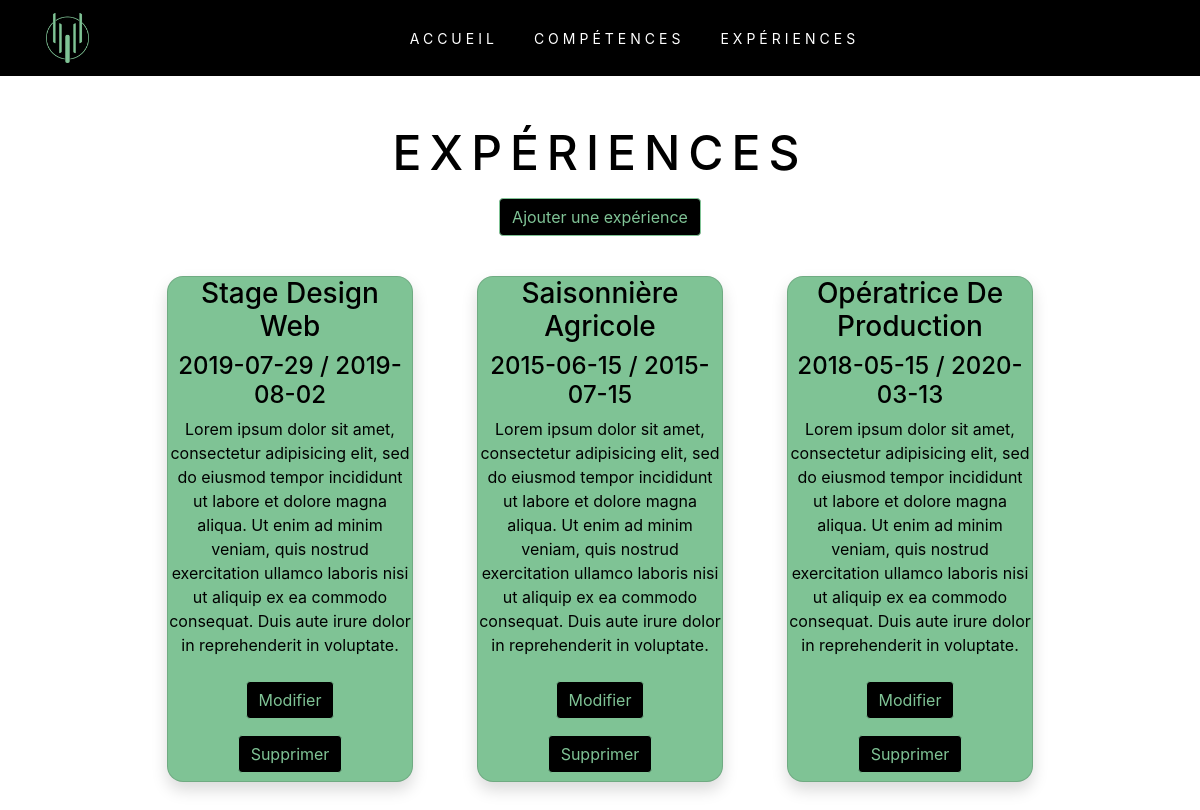
The page /experience.php on the database its author committed.
### tables this page shows
CREATE TABLE `experience` (
  `id` int(11) NOT NULL AUTO_INCREMENT,
  `titre` varchar(250) NOT NULL,
  `description` text NOT NULL,
  `date_debut` date DEFAULT NULL,
  `date_fin` date DEFAULT NULL,
  PRIMARY KEY (`id`),
  UNIQUE KEY `experience_id_uindex` (`id`)
);

### experience.php (the view, shortened to what this page needs)
<html>
<?php
include 'head.php';
include 'nav.php';
require_once 'pdo_connexion.php';
$reponse = $pdo->query('SELECT * FROM experience');
?>
<body>
<div>
    <h1 class="title">Expériences</h1>
</div>
<div class="add">
    <a class="btn" title="Ajouter une expérience" href="add-experience.php">Ajouter une expérience</a>
</div>
<div  class="liste row row-cols-1 row-cols-sm-2 row-cols-md-3 row-cols-lg-4 row-cols-xl-5">
    <?php
    while ($data = $reponse->fetch()) {
        ?>
    <div class="card shadow">
        <div class="content">
            <h3><?php echo($data['titre']); ?></h3>
            <h4><?php echo($data['date_debut']); ?> / <?php echo($data['date_fin']); ?></h4>
            <p><?php echo($data['description']); ?></p>
            <a class="btn" title="Modifier" href="edit-experience.php?id=<?php echo($data['id']); ?>">
                Modifier
            </a><br>
            <a class="btn" title="Supprimer" href="delete-experience.php?id=<?php echo($data['id']); ?>">
                Supprimer
            </a><br>
    </div>
</div>
    <?php
    }
    ?>
</body>
</html>

### style.css (style rules this page uses)
body, html { height: 100%; margin: 0; padding: 0; }
h3 { text-transform: capitalize; }
h1 { letter-spacing: .5rem; text-transform: uppercase; font-size: 3rem; color: black; text-align: center; padding-top: 3rem; }
h2, h3, h4, h5 { color: black; }
p { line-height: 150%; }
.card { background-color: #7fc395; color: black; border-radius: 1rem; text-align: center; display: flex; justify-content: center; margin: 2rem; width: 25rem; }
.add { text-align: center; }
.btn { background-color: black; border: #7fc395 1px solid; margin: .5rem; color: #7fc395; }
.row { justify-content: center; }

### rows shown on the page
experience: titre "Stage Design Web", date_debut "2019-07-29", date_fin "2019-08-02", description "Lorem ipsum dolor sit amet, consectetur adipisicing elit, sed do eiusmod tempor incididunt ut labore et dolore magna aliqua. Ut enim ad minim veniam, quis nostrud exercitation ullamco laboris nisi ut aliquip ex ea commodo consequat. Duis aute irure dolor in reprehenderit in voluptate."
experience: titre "Saisonnière Agricole", date_debut "2015-06-15", date_fin "2015-07-15", description "Lorem ipsum dolor sit amet, consectetur adipisicing elit, sed do eiusmod tempor incididunt ut labore et dolore magna aliqua. Ut enim ad minim veniam, quis nostrud exercitation ullamco laboris nisi ut aliquip ex ea commodo consequat. Duis aute irure dolor in reprehenderit in voluptate."
experience: titre "Opératrice De Production", date_debut "2018-05-15", date_fin "2020-03-13", description "Lorem ipsum dolor sit amet, consectetur adipisicing elit, sed do eiusmod tempor incididunt ut labore et dolore magna aliqua. Ut enim ad minim veniam, quis nostrud exercitation ullamco laboris nisi ut aliquip ex ea commodo consequat. Duis aute irure dolor in reprehenderit in voluptate."
